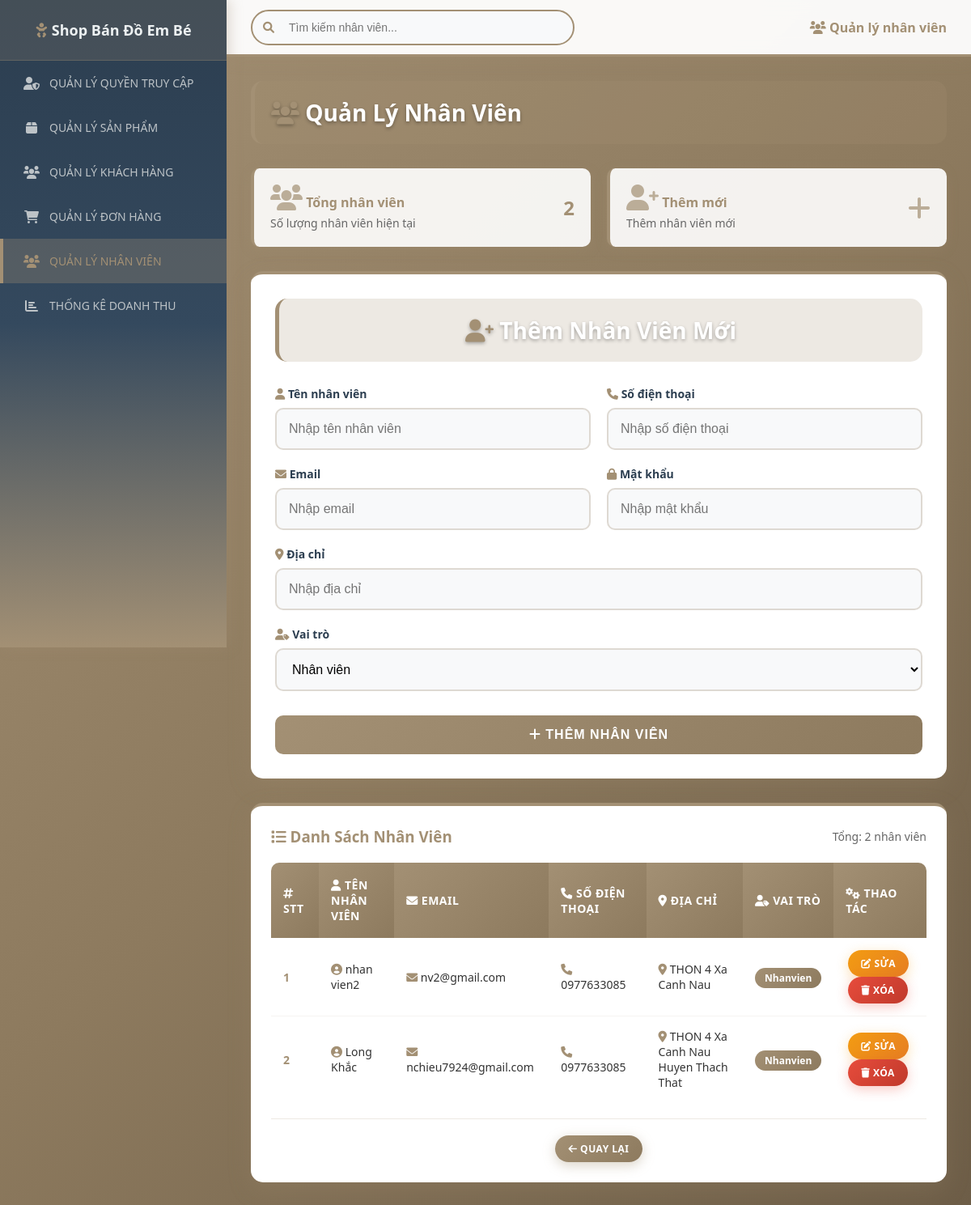
The app's page /Frontend_web/thongtinnguoidung.php, older data.
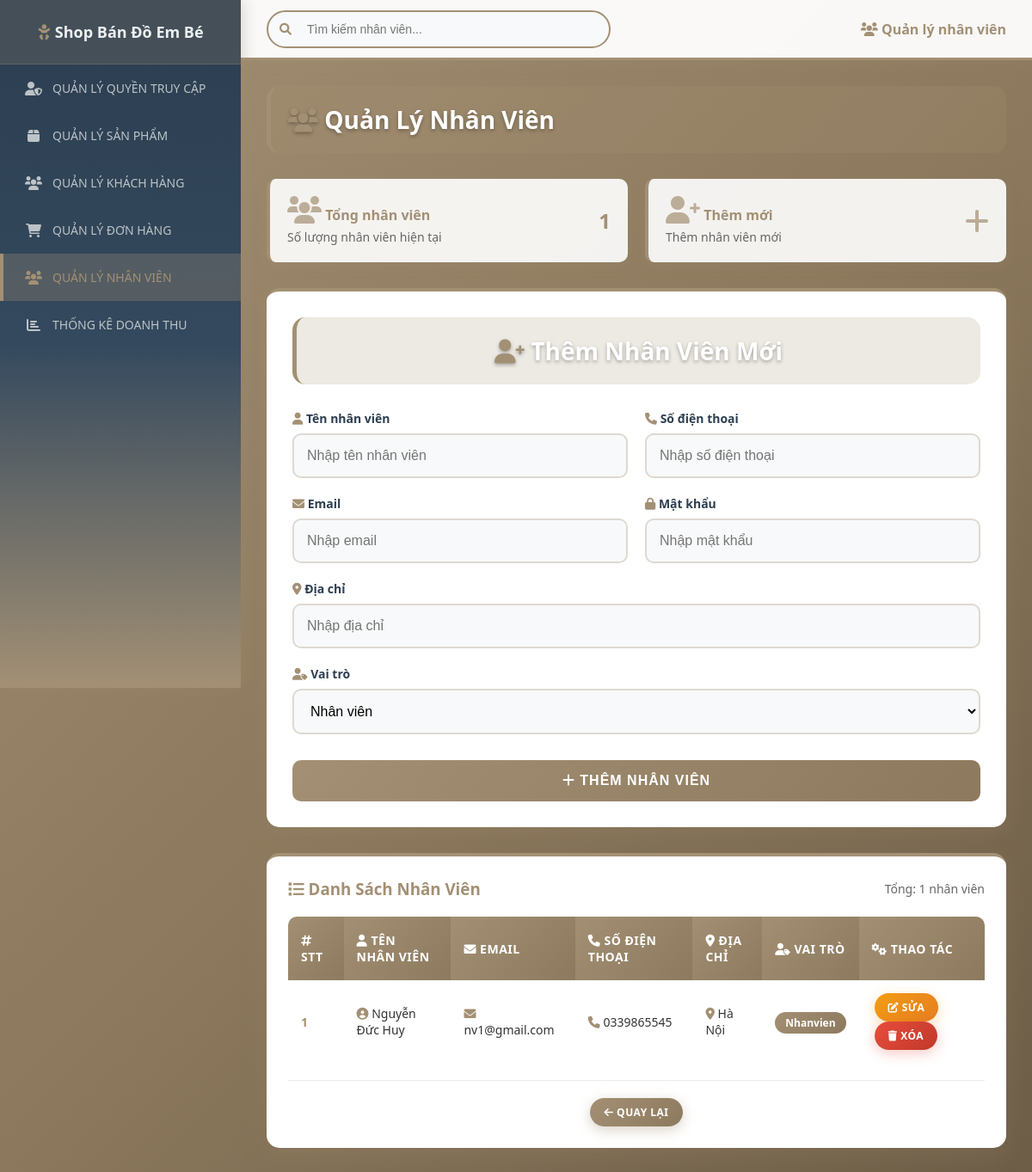
The same page, newer data.
### tables this page shows
CREATE TABLE `users` (
  `id` int(11) NOT NULL,
  `name` varchar(100) NOT NULL,
  `phone` varchar(10) NOT NULL,
  `email` varchar(100) NOT NULL,
  `address` varchar(255) NOT NULL,
  `password` varchar(255) NOT NULL,
  `role` enum('admin','khachhang','nhanvien') NOT NULL DEFAULT 'khachhang',
  `created_at` timestamp NOT NULL DEFAULT current_timestamp()
);

### Frontend_web/thongtinnguoidung.php (the view, shortened to what the changed rows need)
<?php
$conn = new mysqli('127.0.0.1', 'root', '', 'newborn_shop1');
$sql = "SELECT * FROM users WHERE role = 'nhanvien'";
$result = $conn->query($sql);
?>
<!DOCTYPE html>
<html lang="vi">
<head>
    <link href="https://cdnjs.cloudflare.com/ajax/libs/font-awesome/6.0.0/css/all.min.css" rel="stylesheet">
</head>
<body>
    <div id="menu" class="sidebar">
        <h2><i class="fas fa-baby icon-primary"></i> Shop Bán Đồ Em Bé</h2>
    </div>
    <div class="content">
        <h2><i class="fas fa-users icon-primary"></i> Quản Lý Nhân Viên</h2>
        <div class="stats-container">
            <div class="stats-card">
                <div>
                    <h3><i class="fas fa-users icon-primary"></i> Tổng nhân viên</h3>
                    <p style="color: #666; font-size: 14px;">Số lượng nhân viên hiện tại</p>
                </div>
                <div class="number"><?php echo $result->num_rows; ?></div>
            </div>
        </div>
        <form action="" method="POST" onsubmit="return validateForm()" novalidate>
            <h2><i class="fas fa-user-plus icon-primary"></i> Thêm Nhân Viên Mới</h2>
        </form>
        <div class="table-container">
            <div style="display: flex; align-items: center; justify-content: space-between; margin-bottom: 20px;">
                <h3 style="color: #a39074; margin: 0;">
                    <i class="fas fa-list icon-primary"></i> Danh Sách Nhân Viên
                </h3>
                <span style="color: #666; font-size: 14px;">
                    Tổng: <?php echo $result->num_rows; ?> nhân viên
                </span>
            </div>
            <table>
                <thead>
                    <tr>
                        <th><i class="fas fa-hashtag"></i> STT</th>
                        <th><i class="fas fa-user"></i> Tên nhân viên</th>
                        <th><i class="fas fa-envelope"></i> Email</th>
                        <th><i class="fas fa-phone"></i> Số điện thoại</th>
                        <th><i class="fas fa-map-marker-alt"></i> Địa chỉ</th>
                        <th><i class="fas fa-user-tag"></i> Vai trò</th>
                        <th><i class="fas fa-cogs"></i> Thao tác</th>
                    </tr>
                </thead>
                <tbody>
                    <?php
                    if ($result->num_rows > 0) {
                        $stt = 1;
                        while ($row = $result->fetch_assoc()) {
                            echo "<tr>";
                            echo "<td><strong style='color: #a39074;'>" . $stt++ . "</strong></td>";
                            echo "<td><i class='fas fa-user-circle icon-primary'></i> " . htmlspecialchars($row['name']) . "</td>";
                            echo "<td><i class='fas fa-envelope icon-primary'></i> " . htmlspecialchars($row['email']) . "</td>";
                            echo "<td><i class='fas fa-phone icon-primary'></i> " . htmlspecialchars($row['phone']) . "</td>";
                            echo "<td><i class='fas fa-map-marker-alt icon-primary'></i> " . htmlspecialchars($row['address']) . "</td>";
                            echo "<td><span style='background: linear-gradient(135deg, #a39074, #8d7a5e); color: white; padding: 4px 12px; border-radius: 15px; font-size: 12px; font-weight: 600;'>" . ucfirst(htmlspecialchars($row['role'])) . "</span></td>";
                            echo "<td>
                                <a href='../Backend_thongtinnguoidung/edit_user.php?id=" . $row['id'] . "' class='btn btn-warning'>
                                    <i class='fas fa-edit'></i> Sửa
                                </a>
                                <a href='../Backend_thongtinnguoidung/xoa_nv.php?id=" . $row['id'] . "' class='btn btn-danger' onclick='return confirm(\"Bạn có chắc chắn muốn xóa?\")'>
                                    <i class='fas fa-trash'></i> Xóa
                                </a>
                            </td>";
                            echo "</tr>";
                        }
                    } else {
                        echo "<tr><td colspan='7' style='text-align: center; padding: 40px; color: #a39074;'>
                            <i class='fas fa-users' style='font-size: 48px; margin-bottom: 15px; display: block; color: #a39074;'></i>
                            <strong>Chưa có nhân viên nào</strong>
                        </td></tr>";
                    }
                    ?>
                </tbody>
            </table>
        </div>
    </div>
</body>
</html>

Row changes from the older to the newer data that the page shows:
removed users: name "nhan vien2", email "nv2@gmail.com", phone "0977633085", address "THON 4 Xa Canh Nau", role "Nhanvien"
removed users: name "Long Khắc", email "nchieu7924@gmail.com", phone "0977633085", address "THON 4 Xa Canh Nau Huyen Thach That", role "Nhanvien"
added users: name "Nguyễn Đức Huy", email "nv1@gmail.com", phone "0339865545", address "Hà Nội", role "Nhanvien"
Text that changed along with them:
$result->num_rows: "2" → "1"
